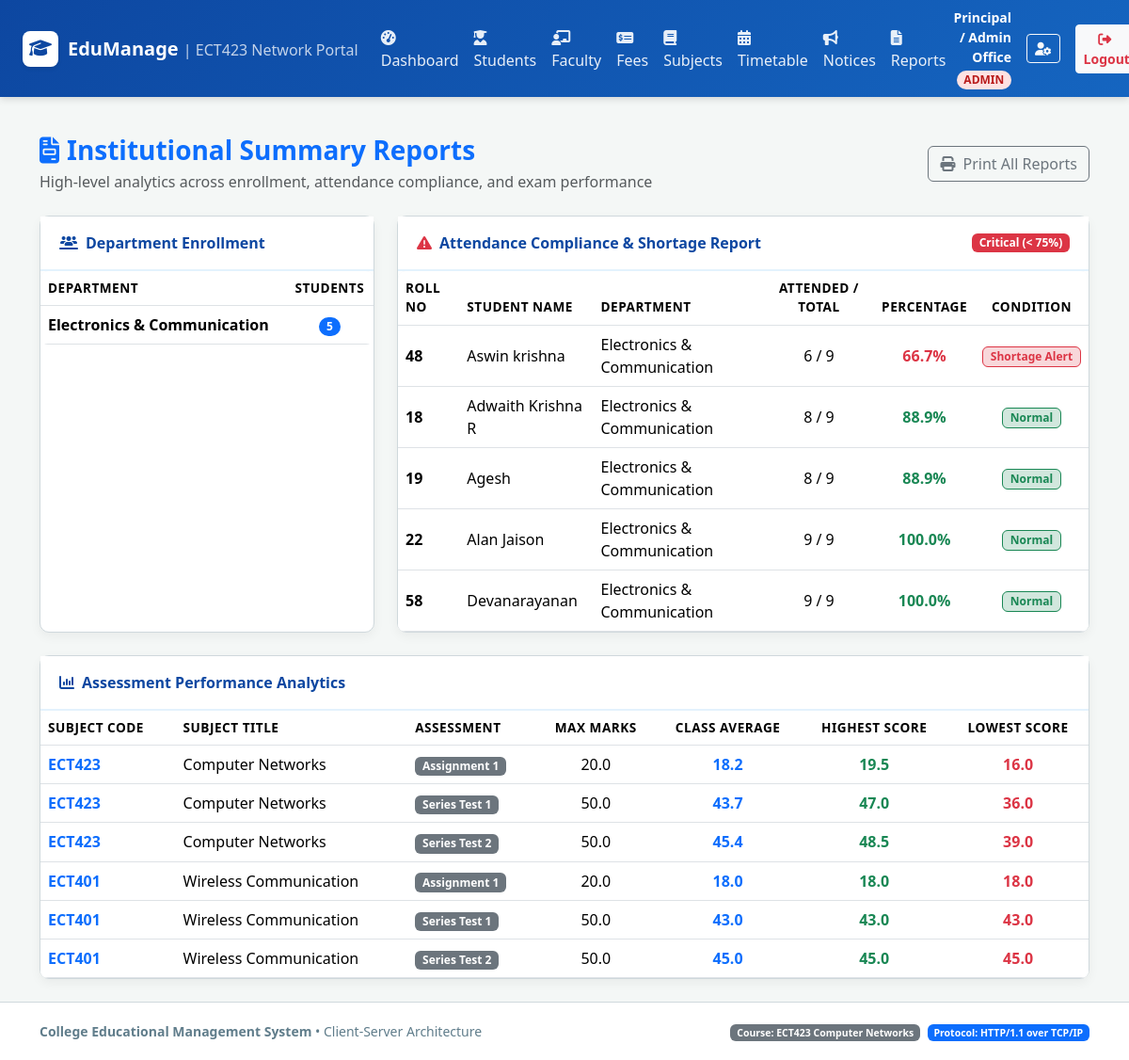
The page /admin/reports (signed in) on the database its author committed.
### tables this page shows
CREATE TABLE students (
    id INTEGER PRIMARY KEY AUTOINCREMENT,
    roll_no TEXT UNIQUE NOT NULL,
    name TEXT NOT NULL,
    department TEXT NOT NULL,
    semester INTEGER NOT NULL,
    user_id INTEGER UNIQUE NOT NULL,
    FOREIGN KEY (user_id) REFERENCES users(id) ON DELETE CASCADE
);

CREATE TABLE subjects (
    id INTEGER PRIMARY KEY AUTOINCREMENT,
    subject_code TEXT UNIQUE NOT NULL,
    subject_name TEXT NOT NULL,
    department TEXT NOT NULL,
    semester INTEGER NOT NULL,
    faculty_id INTEGER,
    FOREIGN KEY (faculty_id) REFERENCES faculty(id) ON DELETE SET NULL
);

### app.py (the view)
@app.route('/admin/reports')
@role_required('admin')
def admin_reports():
    dept_summary = query_db('''
        SELECT department, COUNT(*) as student_count
        FROM students
        GROUP BY department
    ''')
    attendance_report = query_db('''
        SELECT
            s.roll_no,
            s.name,
            s.department,
            s.semester,
            COUNT(a.id) as total_conducted,
            SUM(CASE WHEN a.status = 'Present' THEN 1 ELSE 0 END) as attended,
            ROUND(CAST(SUM(CASE WHEN a.status = 'Present' THEN 1 ELSE 0 END) AS FLOAT) /
                  NULLIF(COUNT(a.id), 0) * 100, 1) as percentage
        FROM students s
        LEFT JOIN attendance a ON s.id = a.student_id
        GROUP BY s.id
        ORDER BY percentage ASC
    ''')
    marks_report = query_db('''
        SELECT
            sub.subject_code,
            sub.subject_name,
            m.assessment_name,
            ROUND(AVG(m.marks_obtained), 1) as avg_marks,
            MAX(m.marks_obtained) as highest_marks,
            MIN(m.marks_obtained) as lowest_marks,
            m.max_marks
        FROM marks m
        JOIN subjects sub ON m.subject_id = sub.id
        GROUP BY sub.id, m.assessment_name
    ''')
    return render_template('admin/reports.html',
                           dept_summary=dept_summary,
                           attendance_report=attendance_report,
                           marks_report=marks_report)

### app.py (called while the page is built)
def role_required(*allowed_roles):
    def decorator(f):
        @wraps(f)
        def decorated_function(*args, **kwargs):
            if 'user_id' not in session:
                flash('Please log in first.', 'warning')
                return redirect(url_for('login'))
            user_role = session.get('role')
            if user_role not in allowed_roles:
                flash(f'Access denied! Your role ({user_role}) does not have permission for this section.', 'danger')
                return redirect(url_for(f"{user_role}_dashboard"))
            return f(*args, **kwargs)
        return decorated_function
    return decorator

@app.context_processor
def inject_user():
    return {
        'current_user': {
            'id': session.get('user_id'),
            'username': session.get('username'),
            'role': session.get('role'),
            'full_name': session.get('full_name')
        },
        'today_date': date.today().strftime('%Y-%m-%d')
    }

### database.py (called while the page is built)
def get_db():
    try:
        if 'db' not in g:
            g.db = sqlite3.connect(DATABASE)
            g.db.row_factory = sqlite3.Row
            g.db.execute("PRAGMA foreign_keys = ON;")
        return g.db
    except RuntimeError:
        conn = sqlite3.connect(DATABASE)
        conn.row_factory = sqlite3.Row
        conn.execute("PRAGMA foreign_keys = ON;")
        return conn

def query_db(query, args=(), one=False):
    db = get_db()
    cur = db.cursor()
    cur.execute(query, args)
    rv = cur.fetchall()
    cur.close()
    return (rv[0] if rv else None) if one else rv

### templates/admin/reports.html (shortened to what this page needs)
{% extends "base.html" %}
{% block content %}
<div class="d-flex justify-content-between align-items-center mb-4">
    <div>
        <h3 class="fw-bold text-primary mb-1"><i class="fa-solid fa-file-invoice me-2"></i>Institutional Summary Reports</h3>
        <p class="text-muted mb-0">High-level analytics across enrollment, attendance compliance, and exam performance</p>
    </div>
    <button onclick="window.print()" class="btn btn-outline-secondary no-print">
        <i class="fa-solid fa-print me-1"></i> Print All Reports
    </button>
</div>
<div class="row g-4 mb-4">
    <div class="col-lg-4">
        <div class="card card-custom h-100">
            <div class="card-header-custom">
                <span><i class="fa-solid fa-users-line me-2"></i>Department Enrollment</span>
            </div>
            <div class="card-body p-0">
                <table class="table table-custom mb-0">
                    <thead>
                        <tr>
                            <th>Department</th>
                            <th class="text-center">Students</th>
                        </tr>
                    </thead>
                    <tbody>
                        {% for d in dept_summary %}
                            <tr>
                                <td class="fw-semibold">{{ d.department }}</td>
                                <td class="text-center"><span class="badge bg-primary rounded-pill">{{ d.student_count }}</span></td>
                            </tr>
                        {% endfor %}
                    </tbody>
                </table>
            </div>
        </div>
    </div>
    <div class="col-lg-8">
        <div class="card card-custom h-100">
            <div class="card-header-custom">
                <span><i class="fa-solid fa-triangle-exclamation me-2 text-danger"></i>Attendance Compliance & Shortage Report</span>
                <span class="badge bg-danger">Critical (&lt; 75%)</span>
            </div>
            <div class="card-body p-0">
                <div class="table-responsive">
                    <table class="table table-custom table-hover align-middle mb-0">
                        <thead>
                            <tr>
                                <th>Roll No</th>
                                <th>Student Name</th>
                                <th>Department</th>
                                <th class="text-center">Attended / Total</th>
                                <th class="text-center">Percentage</th>
                                <th class="text-center">Condition</th>
                            </tr>
                        </thead>
                        <tbody>
                            {% for st in attendance_report %}
                                <tr>
                                    <td class="fw-bold">{{ st.roll_no }}</td>
                                    <td>{{ st.name }}</td>
                                    <td>{{ st.department }}</td>
                                    <td class="text-center">{{ st.attended or 0 }} / {{ st.total_conducted or 0 }}</td>
                                    <td class="text-center fw-bold {% if (st.percentage or 0) >= 75 %}text-success{% else %}text-danger{% endif %}">
                                        {{ st.percentage or 0 }}%
                                    </td>
                                    <td class="text-center">
                                        {% if (st.percentage or 0) >= 75 %}
                                            <span class="badge bg-success-subtle text-success border border-success">Normal</span>
                                        {% else %}
                                            <span class="badge bg-danger-subtle text-danger border border-danger">Shortage Alert</span>
                                        {% endif %}
                                    </td>
                                </tr>
                            {% else %}
                                <tr>
                                    <td colspan="6" class="text-center text-muted py-3">No attendance data to report.</td>
                                </tr>
                            {% endfor %}
                        </tbody>
                    </table>
                </div>
            </div>
        </div>
    </div>
</div>
<div class="card card-custom">
    <div class="card-header-custom">
        <span><i class="fa-solid fa-chart-column me-2"></i>Assessment Performance Analytics</span>
    </div>
    <div class="card-body p-0">
        <div class="table-responsive">
            <table class="table table-custom table-hover align-middle mb-0">
                <thead>
                    <tr>
                        <th>Subject Code</th>
                        <th>Subject Title</th>
                        <th>Assessment</th>
                        <th class="text-center">Max Marks</th>
                        <th class="text-center">Class Average</th>
                        <th class="text-center">Highest Score</th>
                        <th class="text-center">Lowest Score</th>
                    </tr>
                </thead>
                <tbody>
                    {% for m in marks_report %}
                        <tr>
                            <td class="fw-bold text-primary">{{ m.subject_code }}</td>
                            <td>{{ m.subject_name }}</td>
                            <td><span class="badge bg-secondary">{{ m.assessment_name }}</span></td>
                            <td class="text-center">{{ m.max_marks }}</td>
                            <td class="text-center fw-bold text-primary">{{ m.avg_marks }}</td>
                            <td class="text-center text-success fw-bold">{{ m.highest_marks }}</td>
                            <td class="text-center text-danger fw-bold">{{ m.lowest_marks }}</td>
                        </tr>
                    {% else %}
                        <tr>
                            <td colspan="7" class="text-center text-muted py-4">No marks records available.</td>
                        </tr>
                    {% endfor %}
                </tbody>
            </table>
        </div>
    </div>
</div>
{% endblock %}

### static/css/style.css (style rules this page uses)
:root { --primary-blue: #0d47a1; --primary-light: #1976d2; --primary-subtle: #e3f2fd; --accent-blue: #0288d1; --bg-light: #f4f7f6; --text-dark: #263238; --text-muted: #607d8b; --border-color: #cfd8dc; --card-shadow: 0 4px 12px rgba(0, 0, 0, 0.05); }
body { background-color: var(--bg-light); color: var(--text-dark); font-family: 'Segoe UI', system-ui, -apple-system, sans-serif; min-height: 100vh; display: flex; flex-direction: column; }
.card-custom { background: #ffffff; border: 1px solid var(--border-color); border-radius: 10px; box-shadow: var(--card-shadow); transition: transform 0.2s ease, box-shadow 0.2s ease; }
.card-header-custom { background-color: #ffffff; border-bottom: 2px solid var(--primary-subtle); padding: 1rem 1.25rem; font-weight: 600; color: var(--primary-blue); display: flex; align-items: center; justify-content: space-between; }
.table-custom { background: #ffffff; border-radius: 8px; overflow: hidden; }
.table-custom thead { background-color: #f1f5f9; color: var(--primary-blue); font-size: 0.85rem; text-transform: uppercase; letter-spacing: 0.5px; }

### rows shown on the page
students: roll_no "48", name "Aswin krishna", department "Electronics & Communication", attended "6", total_conducted "9", percentage "66.7", shows "Shortage Alert"
students: roll_no "18", name "Adwaith Krishna R", department "Electronics & Communication", attended "8", total_conducted "9", percentage "88.9", shows "Normal"
students: roll_no "19", name "Agesh", department "Electronics & Communication", user "8", total_conducted "9", percentage "88.9", shows "Normal"
students: roll_no "22", name "Alan Jaison", department "Electronics & Communication", attended "9", total_conducted "9", percentage "100.0", shows "Normal"
students: roll_no "58", name "Devanarayanan", department "Electronics & Communication", attended "9", total_conducted "9", percentage "100.0", shows "Normal"
subjects: subject_code "ECT423", subject_name "Computer Networks", assessment_name "Assignment 1", max_marks "20.0", avg_marks "18.2", highest_marks "19.5", lowest_marks "16.0", assessment_name "Series Test 1", max_marks "50.0", avg_marks "43.7", highest_marks "47.0", lowest_marks "36.0", assessment_name "Series Test 2", avg_marks "45.4", highest_marks "48.5", lowest_marks "39.0"
subjects: subject_code "ECT401", subject_name "Wireless Communication", assessment_name "Assignment 1", max_marks "20.0", avg_marks "18.0", highest_marks "18.0", lowest_marks "18.0", assessment_name "Series Test 1", max_marks "50.0", avg_marks "43.0", highest_marks "43.0", lowest_marks "43.0", assessment_name "Series Test 2", avg_marks "45.0", highest_marks "45.0", lowest_marks "45.0"

### other values the page prints
{{ current_user.full_name }} "Principal / Admin Office"
{{ current_user.role }} "ADMIN"
{{ d.department }} "Electronics & Communication"
{{ d.student_count }} "5"
